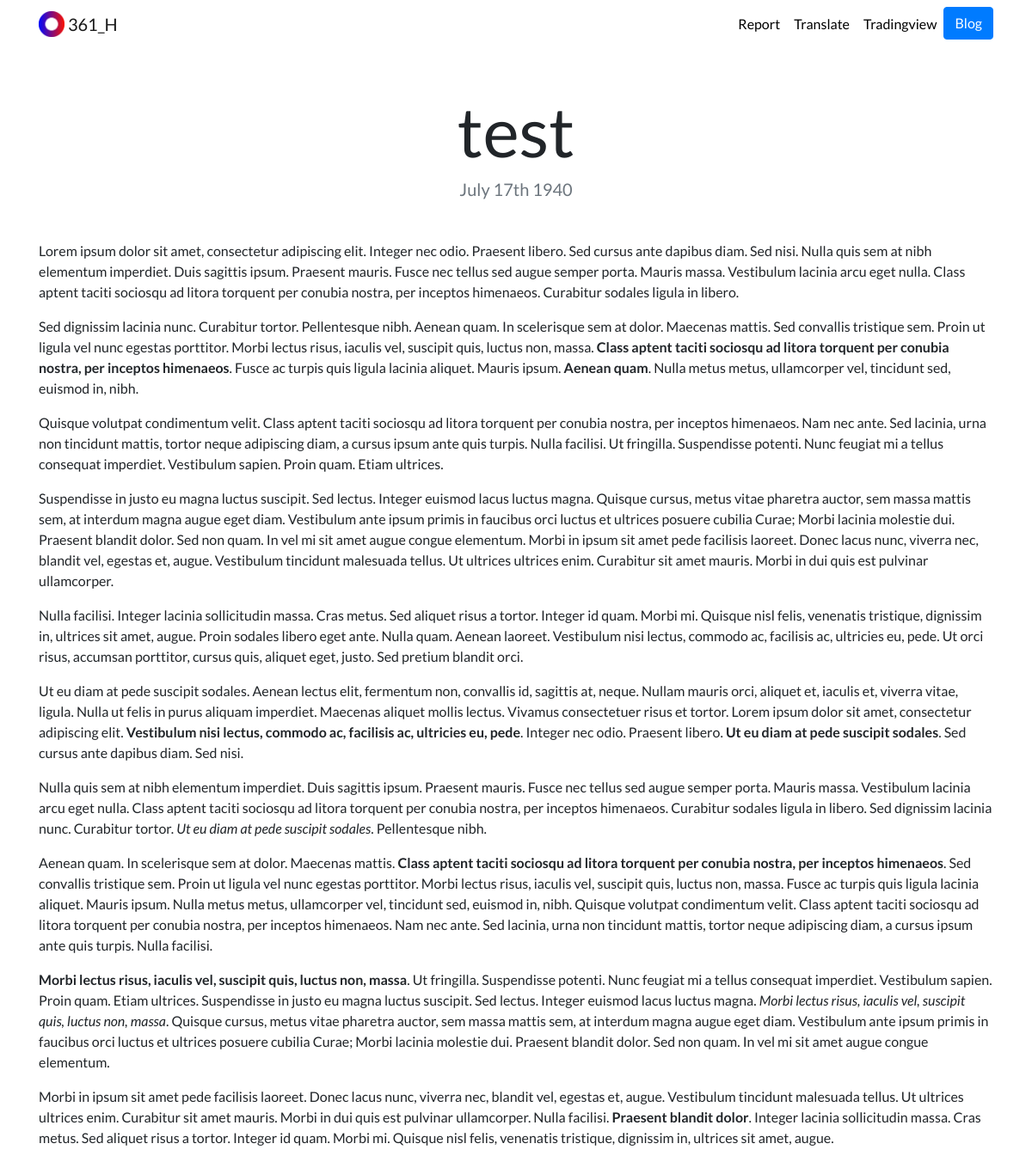
The app's page /blog/4/ with its own data.
### blog/models.py (models this page shows, shortened)
class Blog(models.Model):
    title = models.CharField(max_length=200)
    description = models.TextField()
    date = models.DateField()

### blog/views.py (the view)
# urls.py: path('<int:blog_id>/', views.detail, name='detail')
def detail(request, blog_id):
    blog = get_object_or_404(Blog, pk=blog_id)
    return render(request, 'blog/detail.html', {'blog':blog})

### blog/templates/blog/detail.html
{% extends "portfolio/base.html" %}
{% load static %}
{% block content %}
<h1 class="text-center mt-5" id="blogdetailtitle">{{ blog.title }}</h1>
<h5 class="text-center text-muted mb-5">{{ blog.date|date:'F jS Y' }}</h5>
{{ blog.description|safe }}
{% endblock %}

### portfolio/static/portfolio/custom.css (style rules this page uses)
body { font-family: 'Lato', sans-serif; }
@media (min-width: 992px) { #blogdetailtitle { font-size: 5rem; } }

### records on screen
Blog: title "test", date "July 17th 1940", description "Lorem ipsum dolor sit amet, consectetur adipiscing elit. Integer nec odio. Praesent libero. Sed cursus ante dapibus diam. Sed nisi. Nulla quis sem at nibh elementum imperdiet. Duis sagittis ipsum. Praesent mauris. Fusce nec tellus sed augue semper porta. Mauris massa. Vestibulum lacinia arcu eget nulla. Class aptent taciti sociosqu ad litora torquent per conubia nostra, per inceptos himenaeos. Curabitur sodales ligula in libero. Sed dignissim lacinia nunc. Curabitur tortor. Pellentesque nibh. Aenean quam. In scelerisque sem at dolor. Maecenas mattis. Sed convallis tristique sem. Proin ut ligula vel nunc egestas porttitor. Morbi lectus risus, iaculis vel, suscipit quis, luctus non, massa.…"
